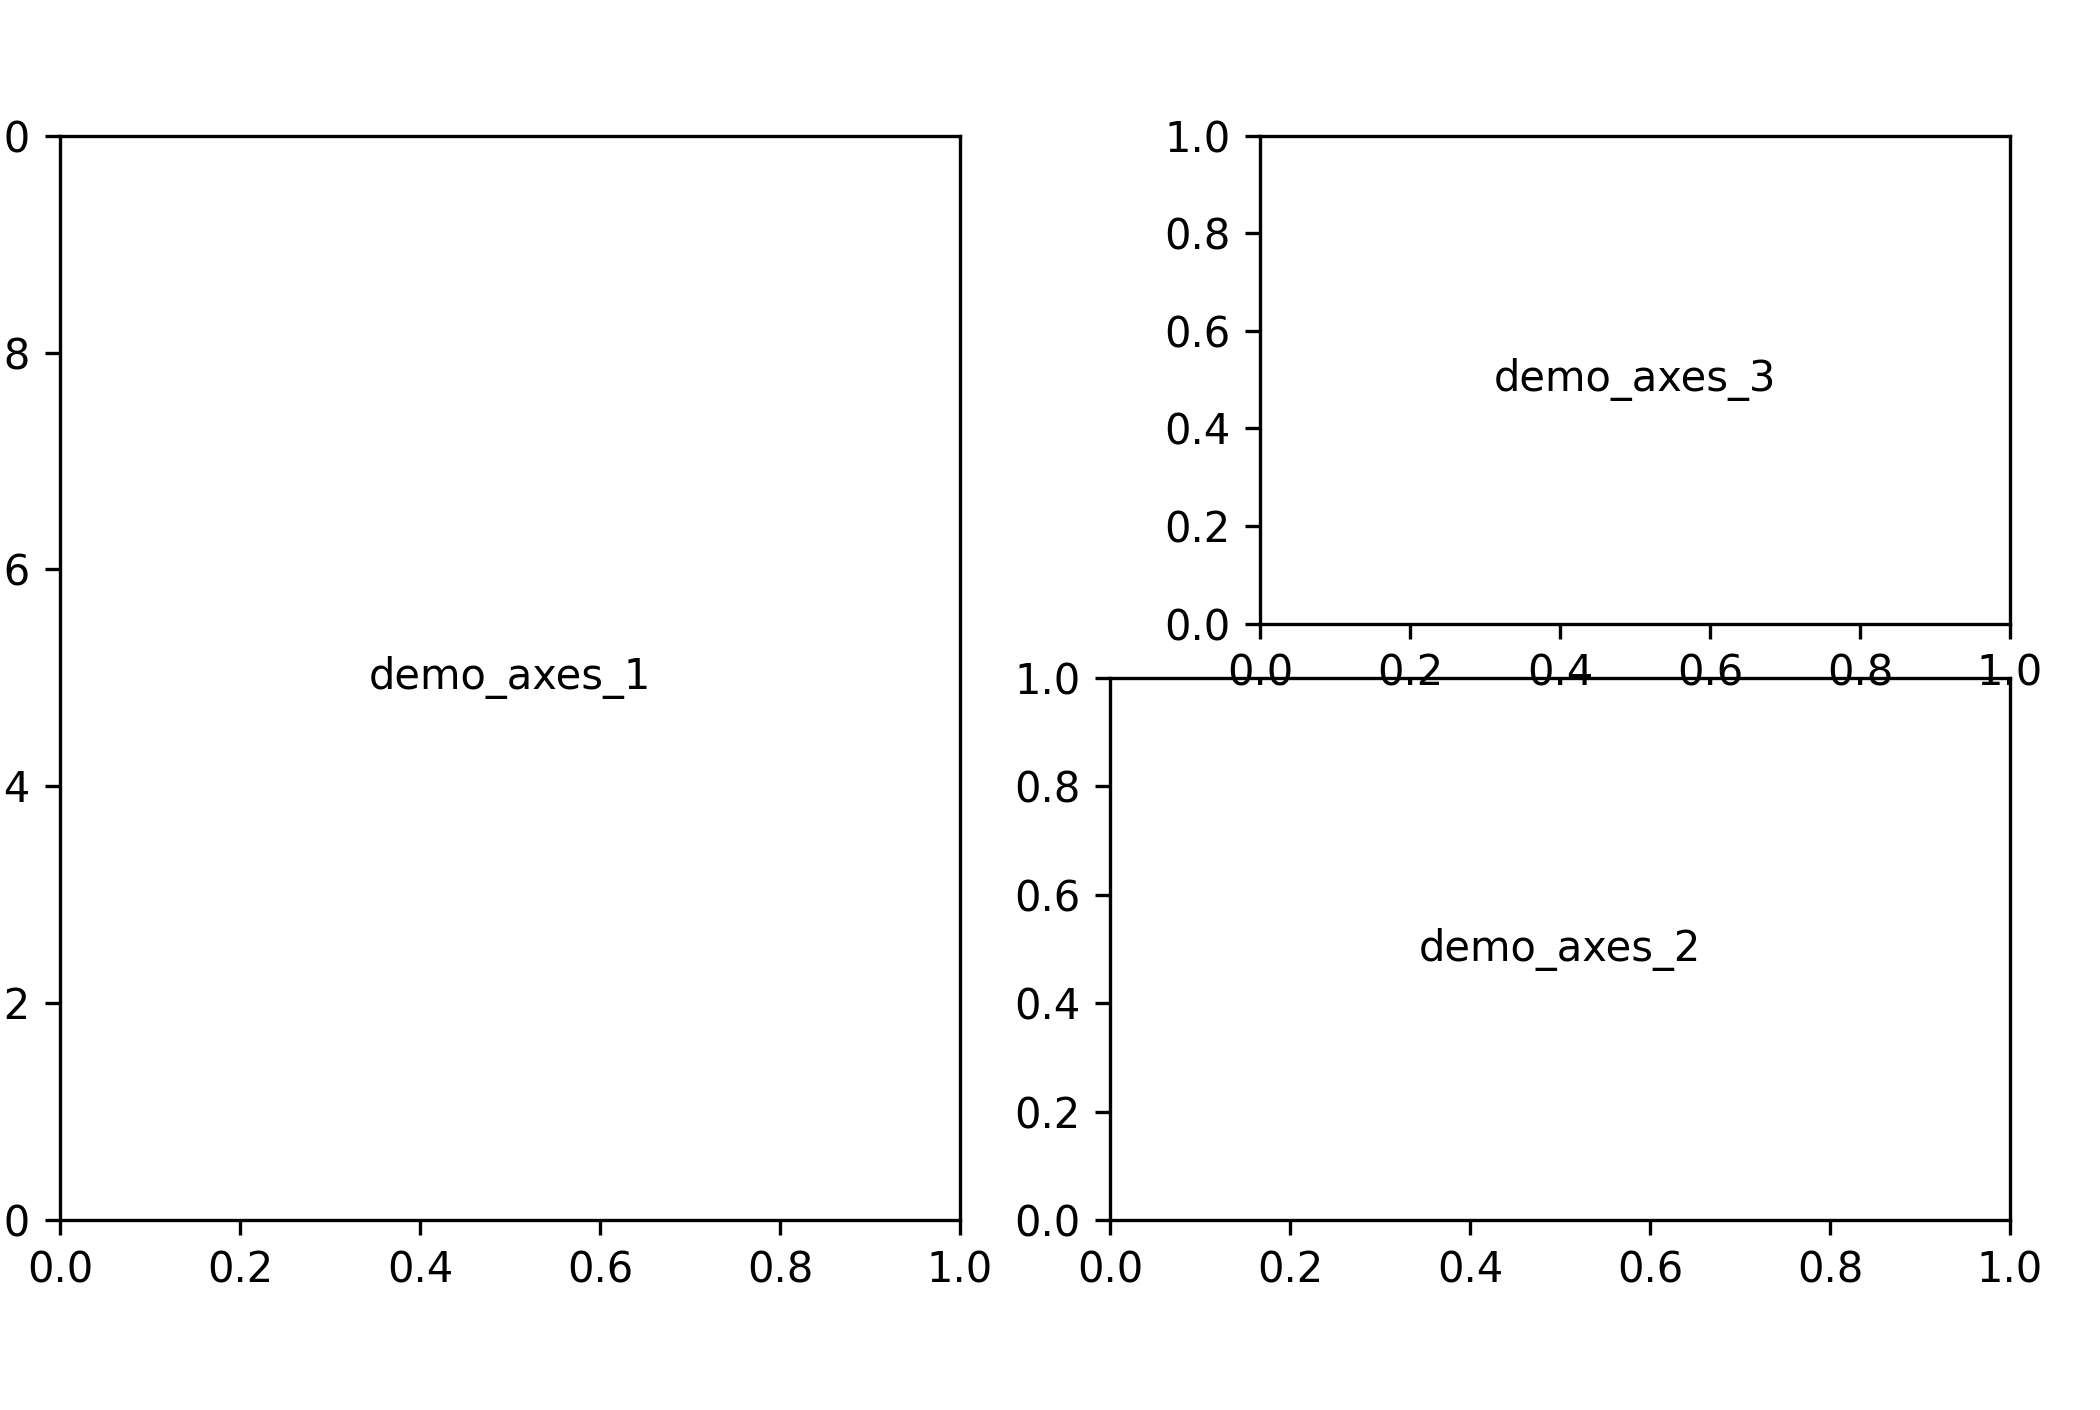

Python code for this plot:
#!/usr/bin/env python3

import matplotlib
import matplotlib.pyplot
from mpllayout import LayoutCreator


lc = LayoutCreator(
	left_margin=0.2,  # padding inches to the left
	right_margin=0.3,  # padding inches to the right
	top_margin=0.5,  # padding inches on the top
	bottom_margin=0.7,  # padding inches at the bottom
)

# add the first axes (axes_1) to the layout, align axes_1's bottomleft corner
# to the figure's bottomleft corner (before adding margins)
axes_1 = lc.add_frame(
	"demo_axes_1",  # the key to retrieve matplotlib.axes.Axes objects later
)
axes_1.set_anchor("bottomleft")  # set the
axes_1.set_size(3, 4)  # in inches


# next, add a second axes (axes_2) to the layout, and position the axes_2's
# bottomleft 0.5 inches to the right of axes_1's bottomright corner
# then set the size of axes_2
axes_2 = lc.add_frame("demo_axes_2")
axes_2.set_anchor(
	"bottomleft",  # the anchor of axes_2 to set
	axes_1, "bottomright",  # the reference anchor of an already-existing axes
	offsets=(0.5, 0.0),  # x and y offsets in relative to the reference anchor
	# offsets are in inches
)
axes_2.set_size(3, 2)


# next, add a third axes (axes_3) to the layout, and position the axes_3's
# topleft corner 1.0 inches to the right of axes_1's topright corner, and its
# bottomright corner 0.2 inches above axes_2's topright corner.
#
# with both topleft and bottomright corners set, the size can be determined
# automatically. if size was manually sepcified but is different than the
# calculated size, an error will be raised
axes_3 = lc.add_frame("demo_axes_3")
axes_3.set_anchor("topleft", axes_1, "topright", offsets=(1.0, 0.0))
axes_3.set_anchor("bottomright", axes_2, "topright", offsets=(0, 0.2))


# create the layout
layout = lc.create_figure_layout()
figure = layout["figure"]  # figure is a reserved key referring to the
# matplotlib.figure.Figure object hosting all the axes


# now use matplotlib to draw something and show the figure
ax1 = layout["demo_axes_1"]  # retrieve the axes object using the previous key
ax1.text(0.5, 0.5, "demo_axes_1", transform=ax1.transAxes,
	ha="center", va="center")
ax2 = layout["demo_axes_2"]
ax2.text(0.5, 0.5, "demo_axes_2", transform=ax2.transAxes,
	ha="center", va="center")
ax3 = layout["demo_axes_3"]
ax3.text(0.5, 0.5, "demo_axes_3", transform=ax3.transAxes,
	ha="center", va="center")


# show the figure
matplotlib.pyplot.show()
